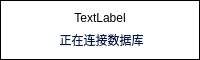
<?xml version="1.0" encoding="UTF-8"?>
<ui version="4.0">
 <class>lds_loadingDialog</class>
 <widget class="QDialog" name="lds_loadingDialog">
  <property name="geometry">
   <rect>
    <x>0</x>
    <y>0</y>
    <width>200</width>
    <height>58</height>
   </rect>
  </property>
  <property name="windowTitle">
   <string>Dialog</string>
  </property>
  <property name="styleSheet">
   <string notr="true">QDialog{
background:white;
border:1px solid black;
}</string>
  </property>
  <layout class="QVBoxLayout" name="verticalLayout">
   <item>
    <widget class="QLabel" name="label_loading">
     <property name="text">
      <string>TextLabel</string>
     </property>
     <property name="alignment">
      <set>Qt::AlignCenter</set>
     </property>
    </widget>
   </item>
   <item>
    <widget class="QLabel" name="label_text">
     <property name="styleSheet">
      <string notr="true">color:rgb(1,26,72);
font-size:9pt;</string>
     </property>
     <property name="text">
      <string> 正在连接数据库</string>
     </property>
     <property name="alignment">
      <set>Qt::AlignCenter</set>
     </property>
    </widget>
   </item>
  </layout>
 </widget>
 <resources/>
 <connections/>
</ui>
